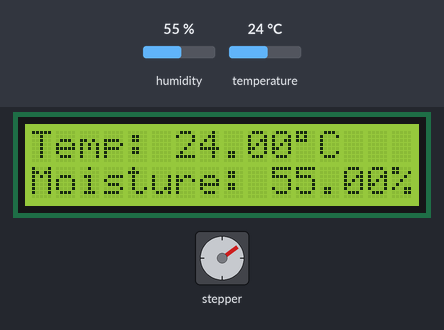
A sketch run on a simulated Arduino Uno, built with avr-gcc and run on an emulated ATmega328P. Parts: 16×2 character LCD, stepper motor. The inputs (shaded band) are chosen by the test bench; at power-on: humidity 55 %, temperature 24 °C. Stepper angles assume 2048 steps per turn; what the sketch prints to the serial monitor is not drawn.

Above: at 1.2 s.
1.3 s: humidity set to 22 %
11.9 s: temperature set to 12 °C
At 20.8 s:
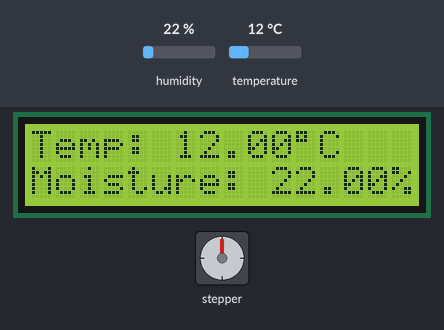
22.5 s: humidity set to 40 %
At 29.11 s:
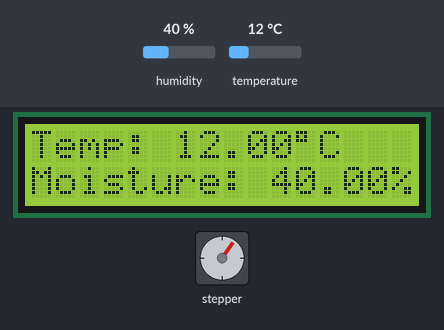
33.1 s: temperature set to 19 °C
At 43.84 s:
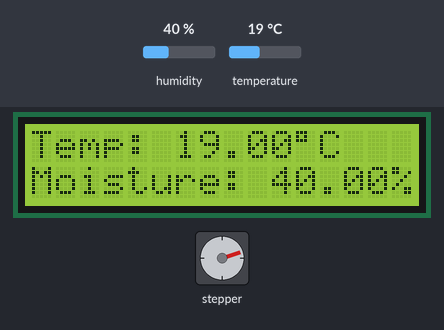
Timing chart, 0 to 44.9 s (numbered marks = the images above; inputs shaded):
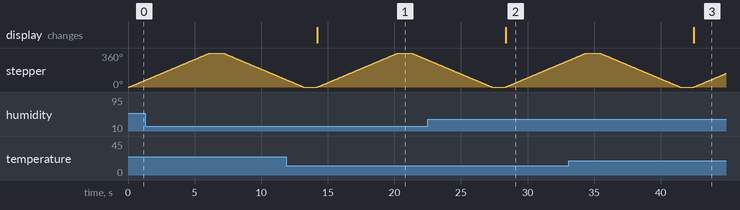

The sketch:

Arduino_P3.ino
```cpp
#include <dht.h>
#include <LiquidCrystal.h>
#include <Stepper.h>

#define DHT11_PIN 7
#define STEPPER_PIN_1 8
#define STEPPER_PIN_2 9
#define STEPPER_PIN_3 10
#define STEPPER_PIN_4 11

dht DHT;

LiquidCrystal lcd(13, 12, 5, 4, 3, 2);
Stepper myStepper(2048, 8,10,9,11);
int step_number = 0;


void setup(){
  lcd.begin(16, 2);
  Serial.begin(9600);
  myStepper.setSpeed(10);
}

void loop(){
  int chk = DHT.read11(DHT11_PIN);
  lcd.setCursor(0,0);
  lcd.print("Temp: ");
  lcd.print(DHT.temperature);
  lcd.print((char)223);
  lcd.print("C");
  lcd.setCursor(0,1);
  lcd.print("Moisture: ");
  lcd.print(DHT.humidity);
  lcd.print("%");

  Serial.print("Temperature = ");
  Serial.println(DHT.temperature);
  Serial.print("Moisture = ");
  Serial.println(DHT.humidity);

  myStepper.step(2048);
  delay(1000);
  myStepper.step(-2048);
  delay(1000);
}
```

Measured:
- after the input at 11.9 s, the display: changes after 2.3 s (image 1)
- after the input at 22.5 s, the display: changes after 5.9 s (image 2)
- after the input at 33.1 s, the display: changes after 9.4 s (image 3)
